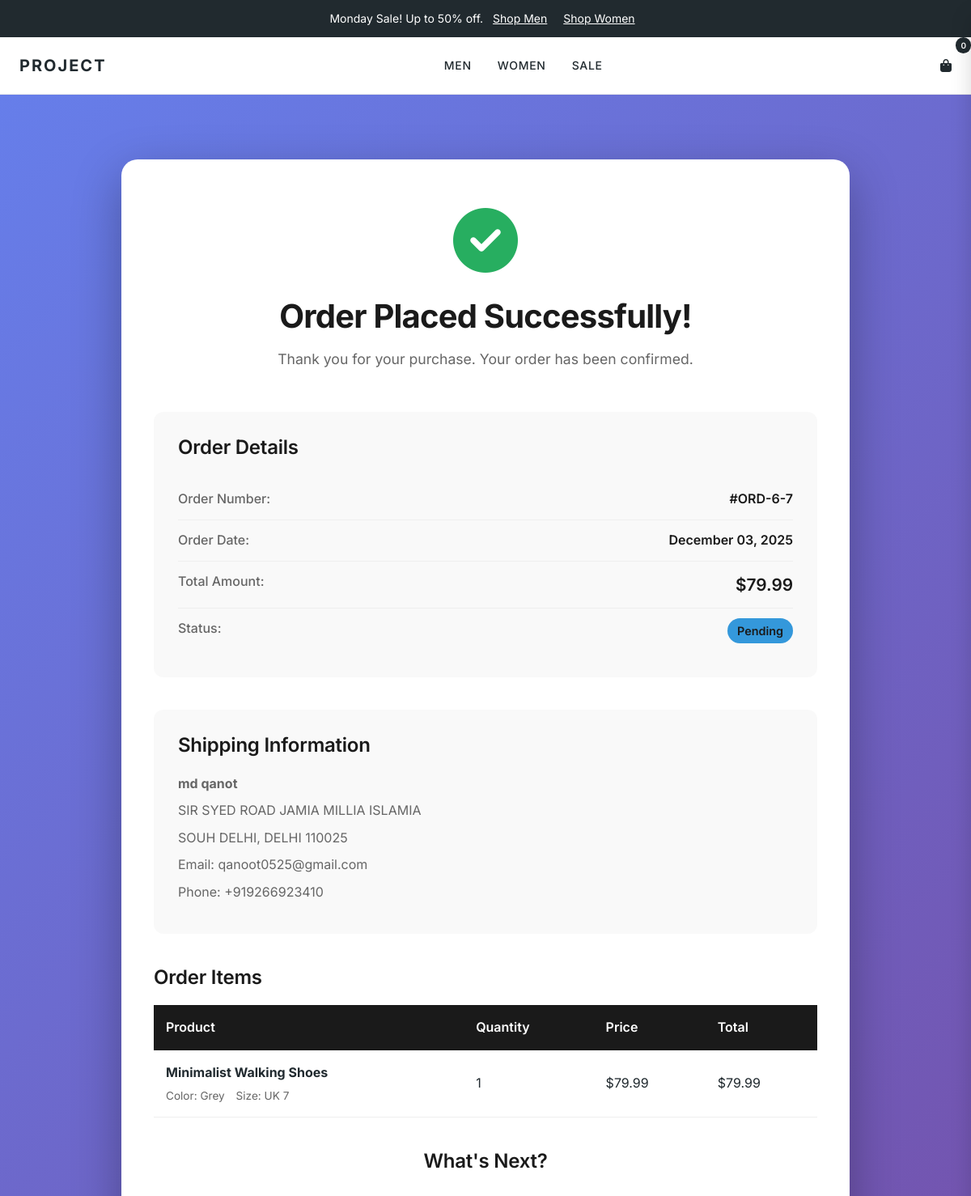
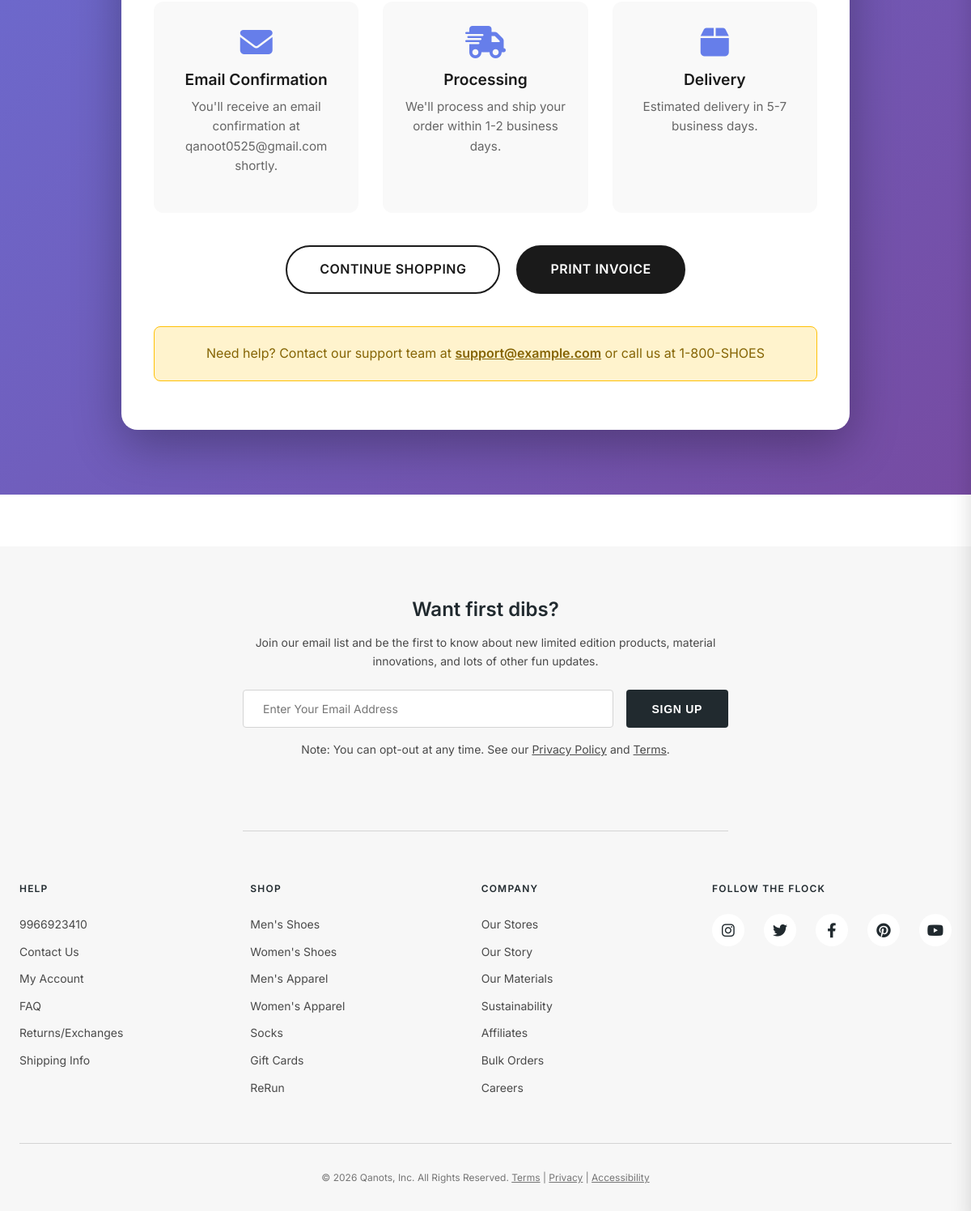
Page /order-success/7/ (signed in) on the committed database (2 pictures, top to bottom).
### main/models.py (models this page shows, shortened)
class Order(models.Model):
    ORDER_STATUS = [
        ('pending', 'Pending'),
        ('processing', 'Processing'),
        ('shipped', 'Shipped'),
        ('delivered', 'Delivered'),
        ('cancelled', 'Cancelled'),
    ]
    user = models.ForeignKey(User, on_delete=models.SET_NULL, null=True, blank=True)  # Optional for guests
    is_guest = models.BooleanField(default=False)  # Track if this is a guest order
    order_number = models.CharField(max_length=20, unique=True)
    total_amount = models.DecimalField(max_digits=10, decimal_places=2)
    status = models.CharField(max_length=20, choices=ORDER_STATUS, default='pending')
    created_at = models.DateTimeField(auto_now_add=True)
    full_name = models.CharField(max_length=100)
    email = models.EmailField()
    phone = models.CharField(max_length=15)
    address = models.TextField()
    city = models.CharField(max_length=50)
    state = models.CharField(max_length=50)
    zip_code = models.CharField(max_length=10)
    payment_method = models.CharField(max_length=50, default='credit-card')

class OrderItem(models.Model):
    order = models.ForeignKey(Order, on_delete=models.CASCADE)
    product = models.ForeignKey(Product, on_delete=models.CASCADE)
    quantity = models.PositiveIntegerField()
    price = models.DecimalField(max_digits=10, decimal_places=2)
    size = models.CharField(max_length=10, blank=True)
    color = models.CharField(max_length=50, blank=True)

class Product(models.Model):
    name = models.CharField(max_length=200)
    description = models.TextField()
    price = models.DecimalField(max_digits=10, decimal_places=2)
    category = models.ForeignKey(Category, on_delete=models.CASCADE)
    image = models.ImageField(upload_to='products/')  # Main image
    featured = models.BooleanField(default=False)
    rating = models.FloatField(default=0.0)
    created_at = models.DateTimeField(auto_now_add=True)
    material = models.CharField(max_length=100, blank=True, help_text="e.g., Leather, Canvas, Mesh")
    sole_type = models.CharField(max_length=100, blank=True, help_text="e.g., Rubber, EVA")
    weight = models.CharField(max_length=50, blank=True, help_text="e.g., 250g per shoe")
    is_water_resistant = models.BooleanField(default=False)
    care_instructions = models.TextField(blank=True)

### main/views.py (the view)
# urls.py: path('order-success/<int:order_id>/', views.order_success, name='order_success'),
@login_required
def order_success(request, order_id):
    order = get_object_or_404(Order, id=order_id, user=request.user)
    context = {
        'order': order,
    }
    return render(request, 'success.html', context)

### main/templates/success.html
{% extends 'base.html' %}
{% load static %}
{% block extra_css %}
<link rel="stylesheet" href="{% static 'css/order-success.css' %}">
{% endblock %}
{% block content %}
<div class="success-page">
    <div class="container">
        <div class="success-card">
            <div class="success-icon">
                <i class="fas fa-check-circle"></i>
            </div>
            <h1>Order Placed Successfully!</h1>
            <p class="success-subtitle">Thank you for your purchase. Your order has been confirmed.</p>
            <div class="order-details">
                <h2>Order Details</h2>
                <div class="detail-row">
                    <span class="label">Order Number:</span>
                    <span class="value">#{{ order.order_number }}</span>
                </div>
                <div class="detail-row">
                    <span class="label">Order Date:</span>
                    <span class="value">{{ order.created_at|date:"F d, Y" }}</span>
                </div>
                <div class="detail-row">
                    <span class="label">Total Amount:</span>
                    <span class="value total-amount">${{ order.total_amount }}</span>
                </div>
                <div class="detail-row">
                    <span class="label">Status:</span>
                    <span class="value status-badge">{{ order.get_status_display }}</span>
                </div>
            </div>
            <div class="shipping-info">
                <h2>Shipping Information</h2>
                <p><strong>{{ order.full_name }}</strong></p>
                <p>{{ order.address }}</p>
                <p>{{ order.city }}, {{ order.state }} {{ order.zip_code }}</p>
                <p>Email: {{ order.email }}</p>
                <p>Phone: {{ order.phone }}</p>
            </div>
            <div class="order-items">
                <h2>Order Items</h2>
                <table class="items-table">
                    <thead>
                        <tr>
                            <th>Product</th>
                            <th>Quantity</th>
                            <th>Price</th>
                            <th>Total</th>
                        </tr>
                    </thead>
                    <tbody>
                        {% for item in order.orderitem_set.all %}
                        <tr>
                            <td>
                                <div class="product-info">
                                    <strong>{{ item.product.name }}</strong>
                                    {% if item.size or item.color %}
                                    <div class="variant-info">
                                        {% if item.color %}<span>Color: {{ item.color|title }}</span>{% endif %}
                                        {% if item.size %}<span>Size: UK {{ item.size }}</span>{% endif %}
                                    </div>
                                    {% endif %}
                                </div>
                            </td>
                            <td>{{ item.quantity }}</td>
                            <td>${{ item.price }}</td>
                            <td>${{ item.price|floatformat:2 }}</td>
                        </tr>
                        {% endfor %}
                    </tbody>
                </table>
            </div>
            <div class="next-steps">
                <h2>What's Next?</h2>
                <div class="steps-grid">
                    <div class="step">
                        <i class="fas fa-envelope"></i>
                        <h3>Email Confirmation</h3>
                        <p>You'll receive an email confirmation at {{ order.email }} shortly.</p>
                    </div>
                    <div class="step">
                        <i class="fas fa-shipping-fast"></i>
                        <h3>Processing</h3>
                        <p>We'll process and ship your order within 1-2 business days.</p>
                    </div>
                    <div class="step">
                        <i class="fas fa-box"></i>
                        <h3>Delivery</h3>
                        <p>Estimated delivery in 5-7 business days.</p>
                    </div>
                </div>
            </div>
            <div class="action-buttons">
                <a href="{% url 'products' %}" class="btn btn-secondary">Continue Shopping</a>
                <a href="#" class="btn btn-primary" onclick="window.print(); return false;">Print Invoice</a>
            </div>
            <div class="support-info">
                <p>Need help? Contact our support team at <a href="mailto:support@example.com">support@example.com</a> or call us at 1-800-SHOES</p>
            </div>
        </div>
    </div>
</div>
{% endblock %}

### main/static/css/style.css (style rules this page uses)
:root { --color-white: #FFFFFF; --color-black: #212A2F; --color-gray-50: #F7F7F7; --color-gray-100: #EAEAEA; --color-gray-200: #D4D4D4; --color-gray-300: #9B9B9B; --color-gray-400: #757575; --color-gray-500: #4A4A4A; --color-earth-light: #F4F1EA; --color-earth-medium: #D4C5B0; --color-earth-dark: #8B7355; --color-green: #2D5016; --color-blue: #1E3A8A; --color-red: #DC2626; --font-primary: 'Inter', -apple-system, BlinkMacSystemFont, 'Segoe UI', sans-serif; --font-weight-light: 300; --font-weight-normal: 400; --font-weight-medium: 500; --font-weight-semibold: 600; --font-weight-bold: 700; --spacing-xs: 0.5rem; --spacing-sm: 1rem; --spacing-md: 1.5rem; --spacing-lg: 2rem; --spacing-xl: 3rem; --spacing-2xl: 4rem; --transition-fast: 0.2s ease; --transition-normal: 0.3s ease; --transition-slow: 0.5s ease; --radius-sm: 4px; --radius-md: 8px; --radius-lg: 12px; --shadow-sm: 0 1px 2px rgba(0, 0, 0, 0.05); --shadow-md: 0 4px 6px rgba(0, 0, 0, 0.07); --shadow-lg: 0 10px 15px rgba(0, 0, 0, 0.1); --shadow-xl: 0 20px 25px rgba(0, 0, 0, 0.15); }
* { margin: 0; padding: 0; box-sizing: border-box; }
html { font-size: 16px; scroll-behavior: smooth; }
body { font-family: var(--font-primary); font-weight: var(--font-weight-normal); color: var(--color-black); background-color: var(--color-white); line-height: 1.6; -webkit-font-smoothing: antialiased; -moz-osx-font-smoothing: grayscale; }
h1, h2, h3, h4, h5, h6 { font-weight: var(--font-weight-semibold); line-height: 1.2; margin-bottom: var(--spacing-sm); }
h1 { font-size: 3rem; letter-spacing: -0.02em; }
h2 { font-size: 2.5rem; letter-spacing: -0.01em; }
h3 { font-size: 1.75rem; }
p { margin-bottom: var(--spacing-sm); }
.container { max-width: 1400px; margin: 0 auto; padding: 0 var(--spacing-md); }
.btn { display: inline-block; padding: 0.875rem 2rem; font-size: 0.875rem; font-weight: var(--font-weight-semibold); text-align: center; text-transform: uppercase; letter-spacing: 0.05em; border: none; border-radius: var(--radius-sm); cursor: pointer; transition: all var(--transition-normal); text-decoration: none; }
.btn-primary { background-color: var(--color-black); color: var(--color-white); }
.btn-secondary { background-color: var(--color-white); color: var(--color-black); border: 1px solid var(--color-black); }

### rows in the picture
Order: order_number "ORD-6-7", created_at "December 03, 2025", total_amount "79.99", status "Pending", full_name "md qanot", address "SIR SYED ROAD JAMIA MILLIA ISLAMIA", city "SOUH DELHI", state "DELHI", zip_code "110025", email "qanoot0525@gmail.com", phone "+919266923410"
OrderItem: product.name "Minimalist Walking Shoes", color "Grey", size "7", quantity "1", price "79.99"
